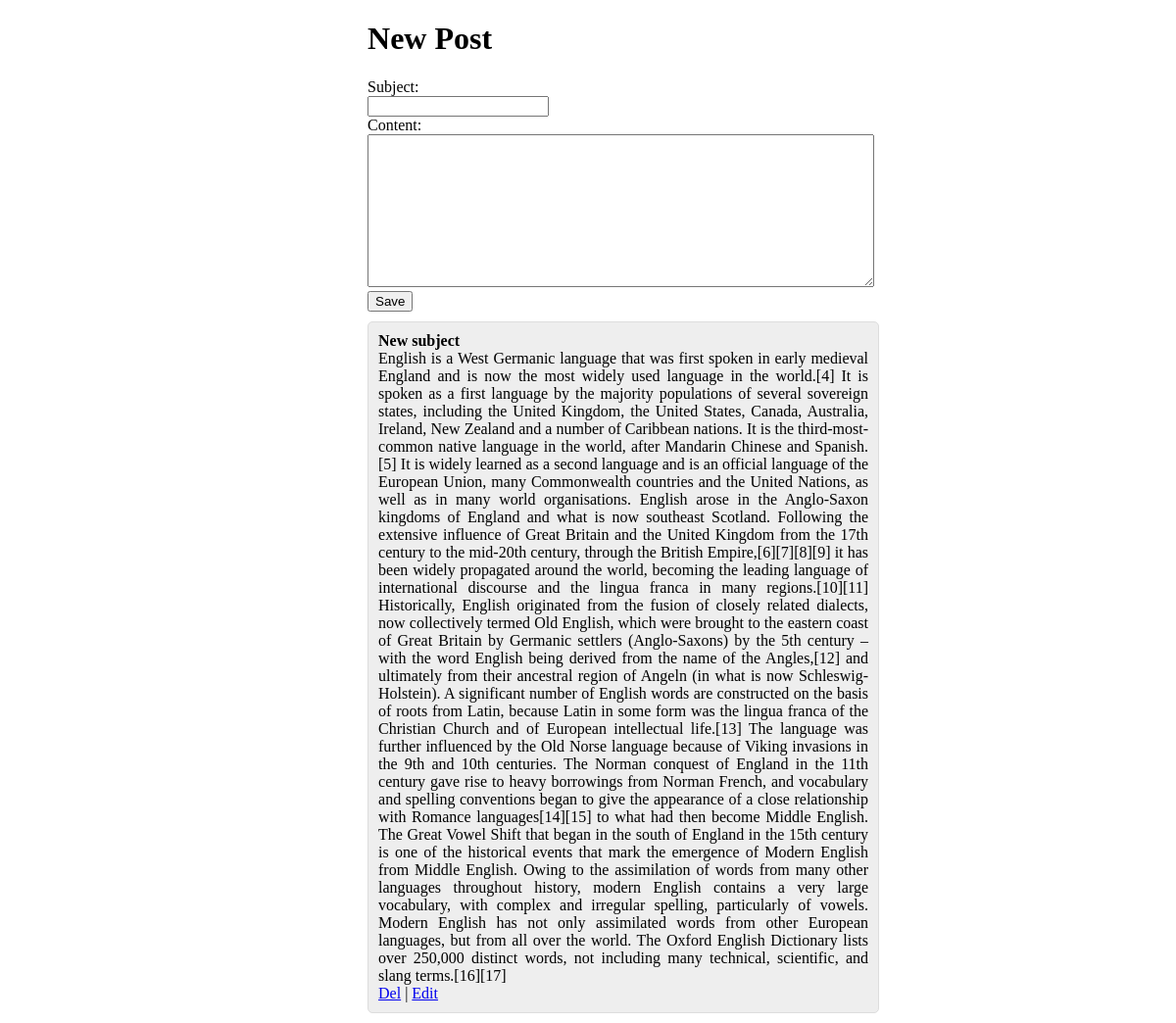
The page / on the database its author committed.
### tables this page shows
CREATE TABLE IF NOT EXISTS `tbl_post` (
  `id` int(11) NOT NULL AUTO_INCREMENT,
  `subject` varchar(50) DEFAULT NULL,
  `content` text,
  PRIMARY KEY (`id`)
);

### index.php (the view, shortened to what this page needs)
<!doctype html>
<html>
	<head>
		<link rel = "stylesheet" href = "css/style.css" />
	</head>
	<body>
	<div id = "div_post">
		<h1>New Post</h1>
		<form>
			Subject:<br /> <input type = "text" name = "subject" autofocus = "autofocus" class = "subject" />
			<br />
			Content: <br />
			<textarea name = "content" cols = "62" rows = "10" class = "content"></textarea><br />
			<input type = "submit" value = "Save" name = "insert" class = "btn"/>
		</form>
			<?php
				$sql = mysql_query("SELECT * FROM tbl_post ORDER BY id DESC");
				while($row = mysql_fetch_array($sql)){
					echo "<div class = \"post\">";
					echo "<b>".$row['subject']."</b><br />";
					echo $row['content']."<br />";
					echo "<a href = '#' class = 'delete' id = '$row[id]' >Del</a> | <a href = 'edit.php?id=$row[id]'>Edit</a>";
					echo "</div>";
				}
			?>
		</div>
	</body>
</html>

### css/style.css (style rules this page uses)
.post { width: 500px; height: auto; border: 1px solid #DDD; margin-top: 10px; margin-bottom: 10px; border-radius: 5px; padding: 10px; background: #EEE; text-align: justify; }
#div_post { margin-left: 31%; }

### rows shown on the page
tbl_post: subject "New subject", content "English is a West Germanic language that was first spoken in early medieval England and is now the most widely used language in the world.[4] It is spoken as a first language by the majority populations of several sovereign states, including the United Kingdom, the United States, Canada, Australia, Ireland, New Zealand and a number of Caribbean nations. It is the third-most-common native language in the world, after Mandarin Chinese and Spanish.[5] It is widely learned as a second language and is an official language of the European Union, many Commonwealth countries and the United Nations, as well as in many world organisations. English arose in the Anglo-Saxon kingdoms of England and what…"
